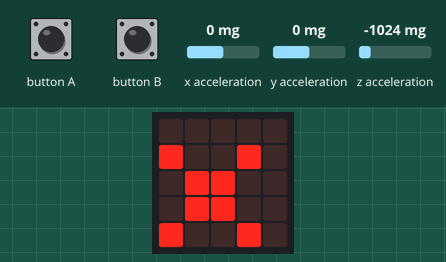
This program was run on a simulated BBC micro:bit running MicroPython. On the bench: the board's 5×5 LED display. The test bench sets the inputs (shaded band); at power-on: x acceleration 0 mg, y acceleration 0 mg, z acceleration -1024 mg.

Above: at 0.1 s.
1.7 s: x acceleration set to -1440 mg
At 2.9 s:
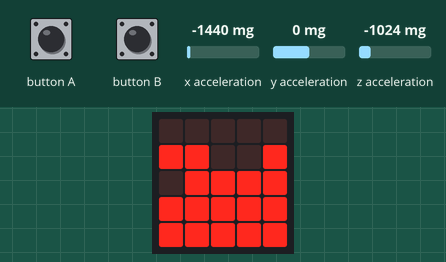
3.2 s: button A pressed for 0.15 s
At 4.8 s:
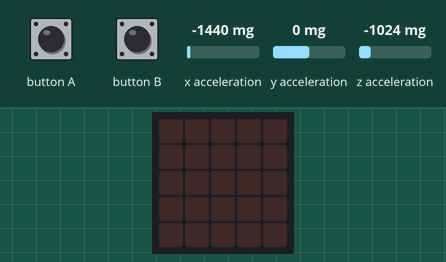
5.7 s: x acceleration set to -750 mg
At 6.0 s:
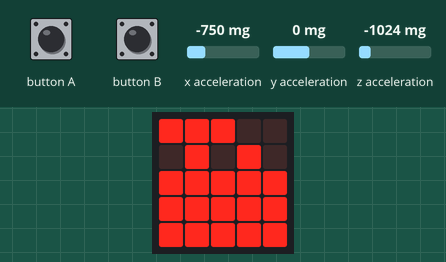
7.2 s: button B pressed for 0.15 s
At 9.1 s:
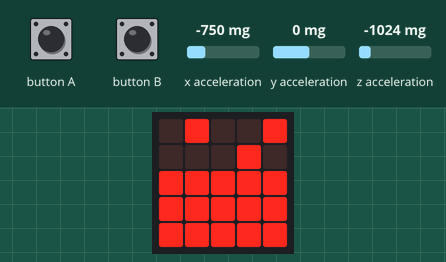
9.7 s: button B pressed for 0.15 s
At 10.1 s:
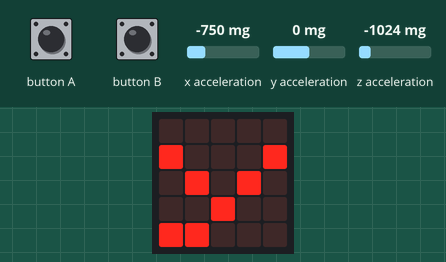
Timing chart, 0 to 12.7 s (numbered marks = the images above; inputs shaded):
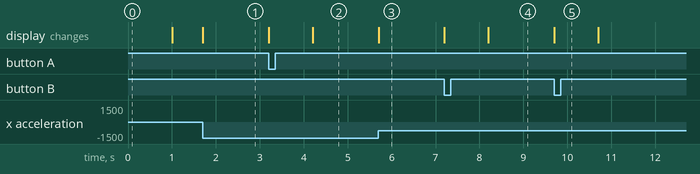

Measured:
- after the input at 1.7 s, the display: changes at once (image 1)
- after the input at 3.2 s, the display: first changes at once (image 2 shows a later state)
- after the input at 5.7 s, the display: changes at once (image 3)
- after the input at 7.2 s, the display: first changes at once (image 4 shows a later state)
- after the input at 9.7 s, the display: changes at once (image 5)

The program:

accelerometer.py
```python
"""
Show an acceleration on screen in binary.

Range seems to be -1024 to 1023.

Press A and B to cycle between X, Y and Z accelerations.
"""

from microbit import *

def show_binary(i):
    dig = 1
    img = Image(5, 5)
    for y in range(5):
        for x in range(5):
            if dig & i:
                val = 9
            else:
                val = 0
            img.set_pixel(x, y, val)
            dig <<= 1
    display.show(img)

mode = 0
mode_change = True
while True:

    # Update mode.
    if button_a.was_pressed():
        mode -= 1
        mode_change = True
    if button_b.was_pressed():
        mode += 1
        mode_change = True
    if mode_change:
        mode %= 3
        if mode == 0:
            val = 'x'
        elif mode == 1:
            val = 'y'
        else:
            val = 'z'
        display.show(val)
        sleep(1000)

    # Decide and show value.
    if mode == 0:
        val = accelerometer.get_x()
    elif mode == 1:
        val = accelerometer.get_y()
    else:
        val = accelerometer.get_z()
    show_binary(val)

    mode_change = False
```
